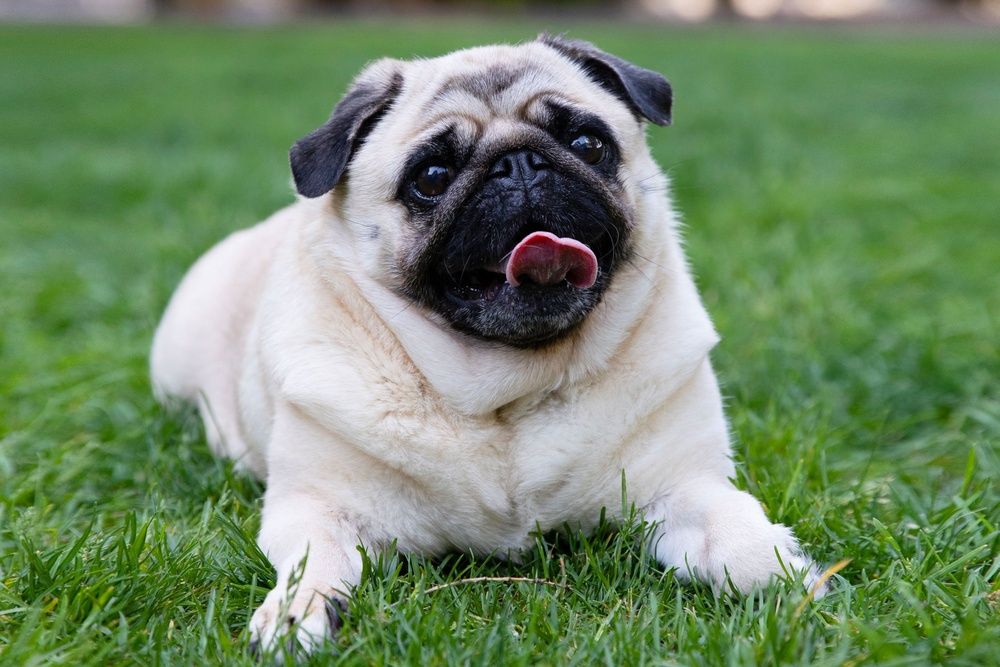
#> input picture class6/pug.jpg, 1000 x 667 px, shrunk from 2765 x 1843 before the run
$ python fourier.py
#> lines starting #> are read from the running program, lines starting #| are printed output that depends on the picture
import numpy as np
import cv2 as cv


img = cv.imread('pug.jpg', cv.IMREAD_GRAYSCALE)
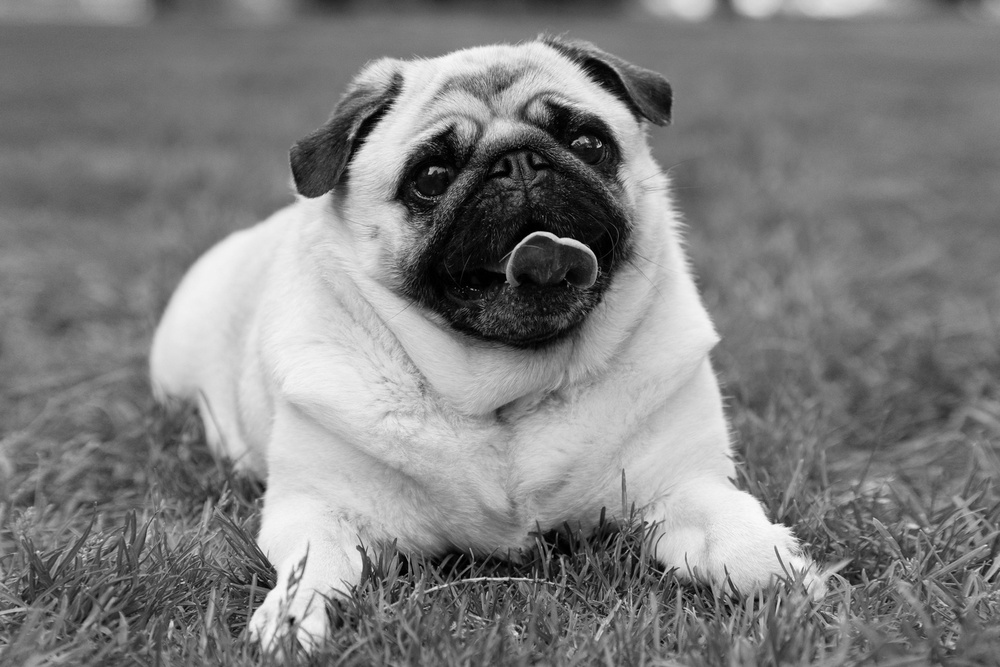
#> img: shape (667, 1000); min 0, max 251, mean 127.7

#cast data type
img = img.astype(np.float32)
#fourier tranform
imgF = np.fft.fft2(img)
#ship(0,0) center
imgF = np.fft.fft2(imgF)

#find magnitude
imgReal = np.real(imgF)
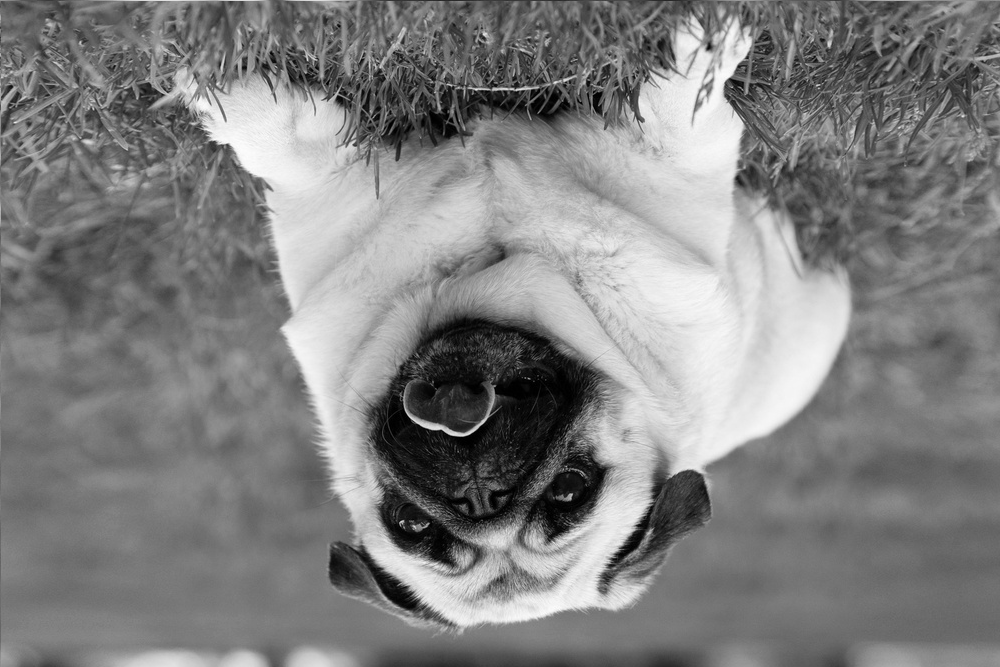
#> imgReal: shape (667, 1000) float64; min -8.2e-08, max 167417000, mean 85170386; drawn with min black and max white
imgIma = np.imag(imgF)
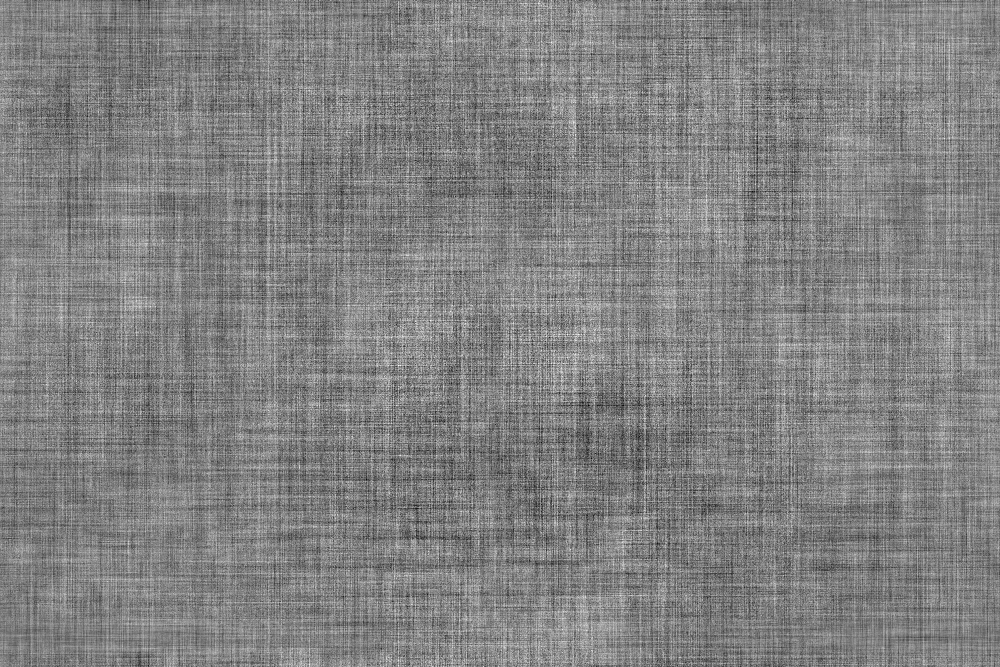
#> imgIma: shape (667, 1000) float64; min -5.13e-08, max 4.95e-08, mean -1.13e-25; drawn with min black and max white
imgMag = np.sqrt(imgReal**2 + imgIma**2)
imgPhs = np.arctan2(imgIma, imgReal)
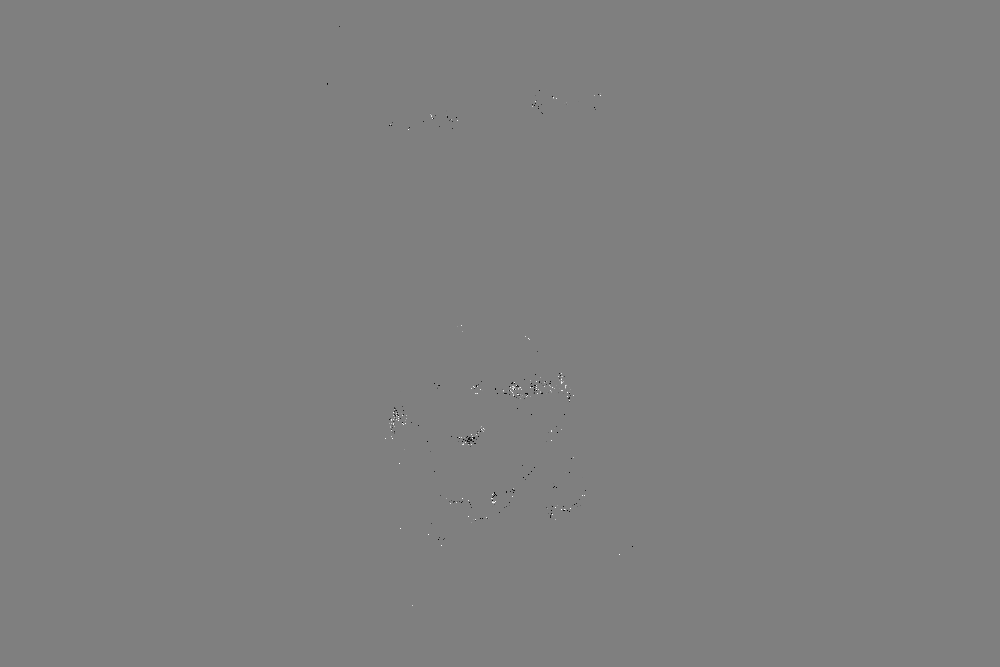
#> imgPhs: shape (667, 1000) float64; min -3.14, max 3.13, mean -0.000236; drawn with min black and max white

#inverse fourier
imgRealInv = imgMag*np.cos(imgPhs)
imgImaInv = imgMag*np.sin(imgPhs)

imgFInv = imgRealInv + imgImaInv*1j

imgFInv = np.fft.ifftshift(imgFInv)
imgInv = np.fft.ifft2(imgFInv)

imgInv = np.real(imgInv)
imgInv = imgInv.astype(np.uint8)
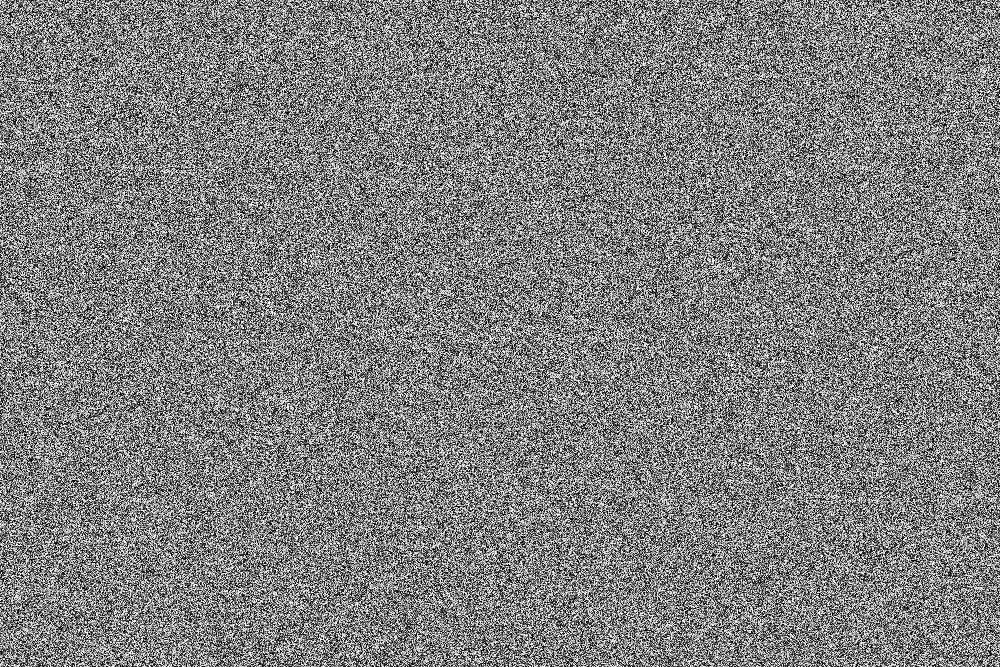
#> imgInv: shape (667, 1000); min 0, max 255, mean 127.5

cv.imwrite('input.png', img)
cv.imwrite('output.png', imgInv)


#display mag
imgMag = np.log(1+imgMag)
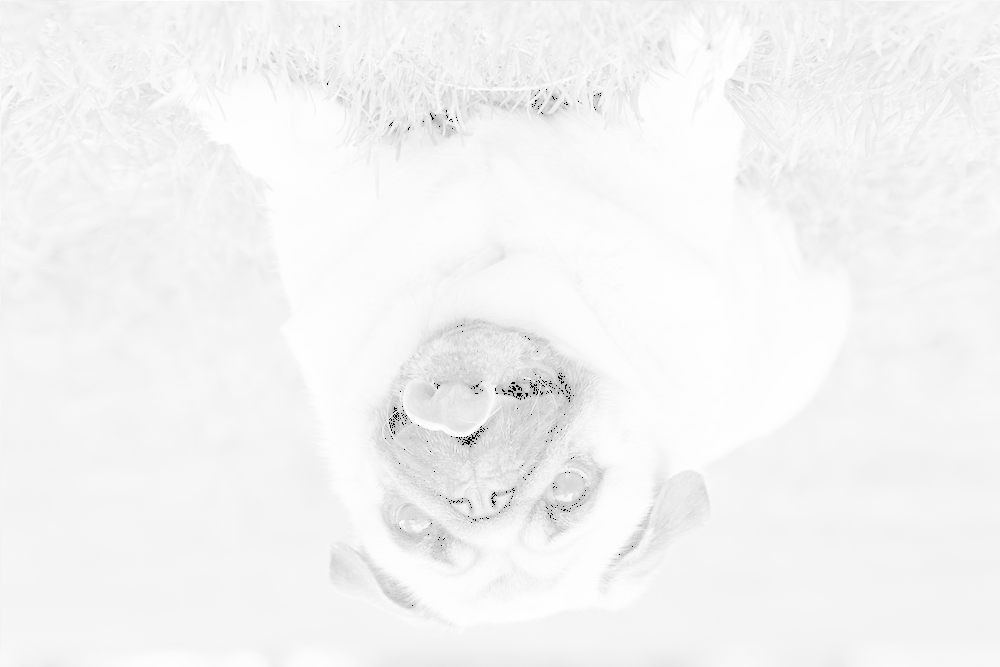
#> imgMag: shape (667, 1000) float64; min 3.13e-11, max 18.94, mean 18.12; drawn with min black and max white
imgMag = cv.normalize(imgMag, None, 0, 255, cv.NORM_MINMAX, cv.CV_8U)
cv.imwrite('magnitude.png', imgMag)
